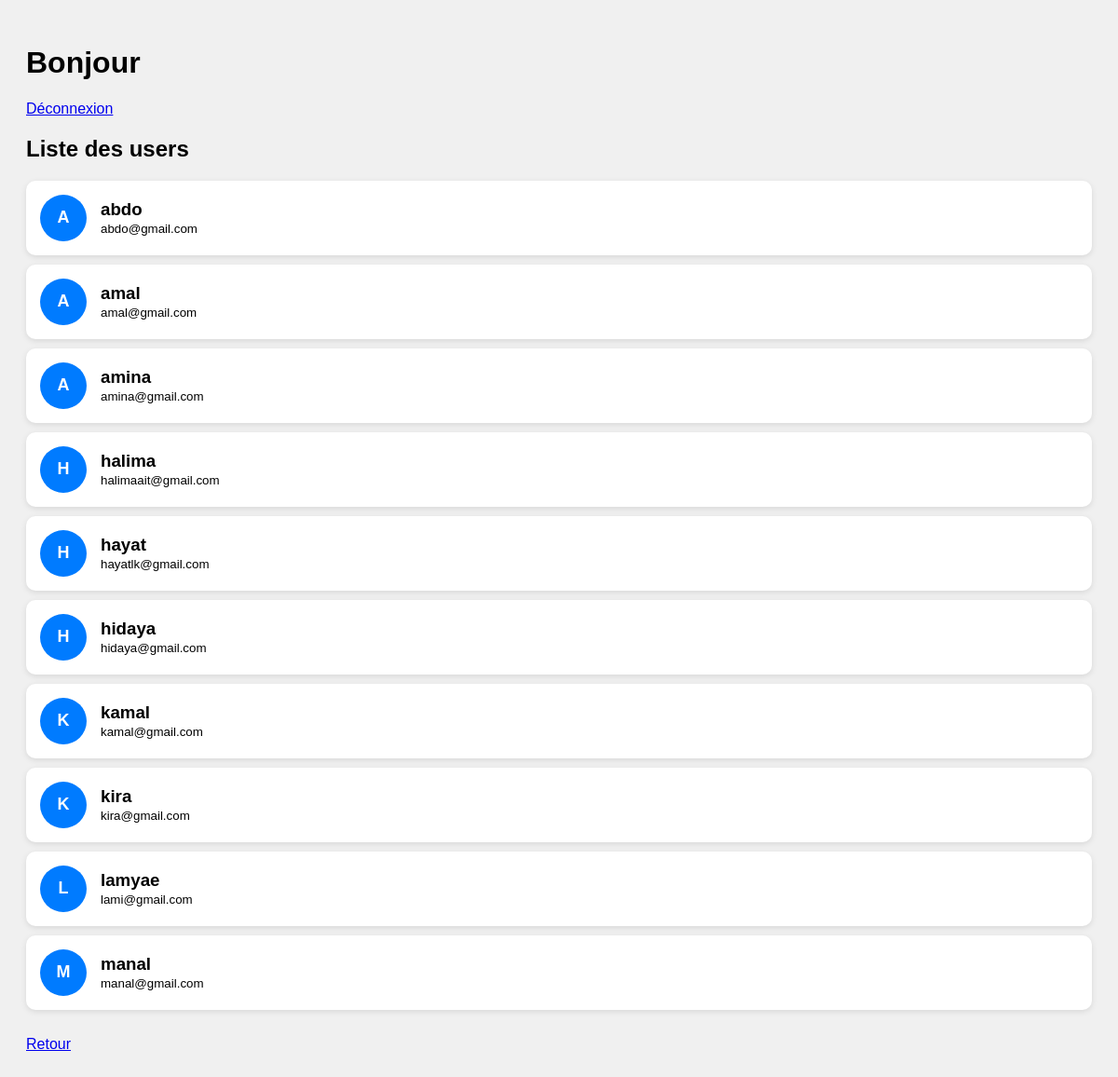
Screenshot of /prompt_autr.php with the database file from the repository.
### tables this page shows
CREATE TABLE `users` (
  `user_id` int(11) NOT NULL,
  `name` varchar(30) NOT NULL,
  `email` varchar(200) NOT NULL,
  `password` varchar(255) NOT NULL,
  `role` enum('user','admin') NOT NULL DEFAULT 'user'
);

CREATE TABLE `prompts` (
  `prompt_id` int(11) NOT NULL,
  `title` varchar(50) NOT NULL,
  `content` text NOT NULL,
  `user_id` int(11) DEFAULT NULL,
  `category_id` int(11) DEFAULT NULL
);

### prompt_autr.php (the view, shortened to what this page needs)
<?php
require 'connexion.php';
$sql = "
    SELECT u.user_id, u.name AS username, u.email, p.title AS prompt_title, p.content AS prompt_content, c.name AS category
    FROM users u
    LEFT JOIN prompts p ON u.user_id = p.user_id
    LEFT JOIN categories c ON p.category_id = c.category_id
    ORDER BY u.name
";
$stmt = $db->query($sql);
$users = $stmt->fetchAll(PDO::FETCH_ASSOC);
$usersData = [];
foreach ($users as $row) {
    $id = $row['user_id'];
    if (!isset($usersData[$id])) {
        $usersData[$id] = [
            'name' => $row['username'],
            'email' => $row['email'],
            'prompts' => []
        ];
    }
    if ($row['prompt_title']) {
        $usersData[$id]['prompts'][] = [
            'title' => $row['prompt_title'],
            'content' => $row['prompt_content'],
            'category' => $row['category']
        ];
    }
}
?>
<!DOCTYPE html>
<html>
<head>
</head>
<body>
<h1>Bonjour  <?php echo htmlspecialchars($_SESSION['name']); ?></h1>
<a href="diconnexion.php">Déconnexion</a>
<h2>Liste des users</h2>
<?php foreach ($usersData as $id => $user):
    $initials = strtoupper($user['name'][0]);
?>
<div class="user-card" onclick="togglePrompts(<?php echo $id; ?>)">
    <div class="avatar"><?php echo $initials; ?></div>
    <div class="user-info">
        <h3><?php echo htmlspecialchars($user['name']); ?></h3>
        <small><?php echo htmlspecialchars($user['email']); ?></small>
    </div>
</div>
<?php endforeach; ?>
<br>
<a href="account.php">Retour </a>
</body>
</html>

### prompt_autr.php (style rules this page uses)
body { font-family: Arial, sans-serif; background: #f0f0f0; padding: 20px; }
.user-card { background: #fff; border-radius: 10px; padding: 15px; margin: 10px 0; display: flex; align-items: center; cursor: pointer; box-shadow: 0 2px 6px rgba(0,0,0,0.1); }
.avatar { width: 50px; height: 50px; border-radius: 50%; background: #007BFF; color: #fff; display: flex; align-items: center; justify-content: center; font-weight: bold; font-size: 18px; margin-right: 15px; }
.user-info h3 { margin: 0; }

### rows the page displays
users: name "A", name "abdo", email "abdo@gmail.com"
prompts: user.name "A", user.name "amal", user.email "amal@gmail.com"
users: name "A", name "amina", email "amina@gmail.com"
users: name "H", name "halima", email "halimaait@gmail.com"
users: name "H", name "hayat", email "hayatlk@gmail.com"
prompts: user.name "H", user.name "hidaya", user.email "hidaya@gmail.com"
users: name "K", name "kamal", email "kamal@gmail.com"
users: name "K", name "kira", email "kira@gmail.com"
users: name "L", name "lamyae", email "lami@gmail.com"
users: name "M", name "manal", email "manal@gmail.com"
